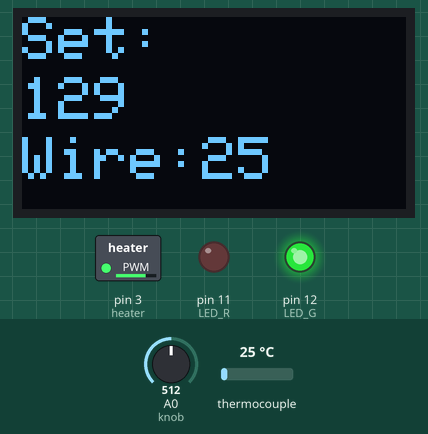
A sketch run on a simulated Arduino Uno, built with avr-gcc and run on an emulated ATmega328P. On the bench: 128×64 one-colour display, switched loads named in the sketch (green lamp = pin HIGH), output pins drawn as LEDs (lit = HIGH). The test bench sets the inputs (shaded band); at power-on: thermocouple 25 °C, A0 (knob) = 512.

Above: at 6.3 s.
6.4 s: thermocouple set to 121 °C
At 7.6 s:
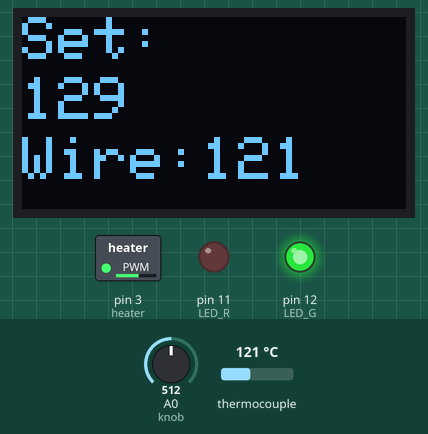
8.0 s: thermocouple set to 127 °C
At 9.2 s:
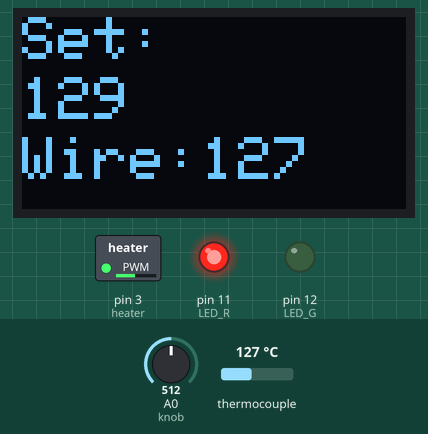
9.7 s: thermocouple set to 137 °C
At 10.8 s:
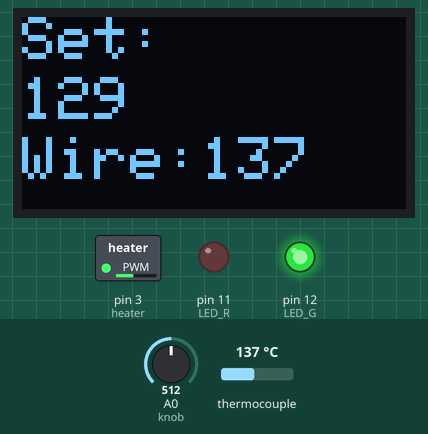
11.3 s: A0 (knob) set to 524
At 12.4 s:
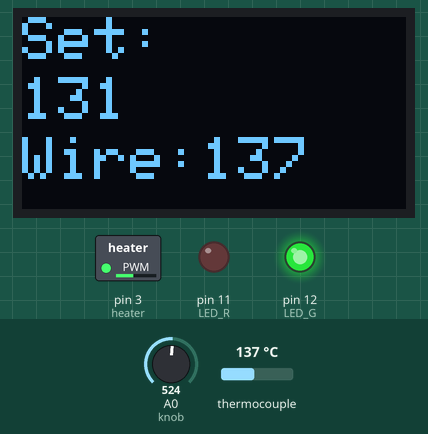
13.0 s: A0 (knob) set to 549
At 14.0 s:
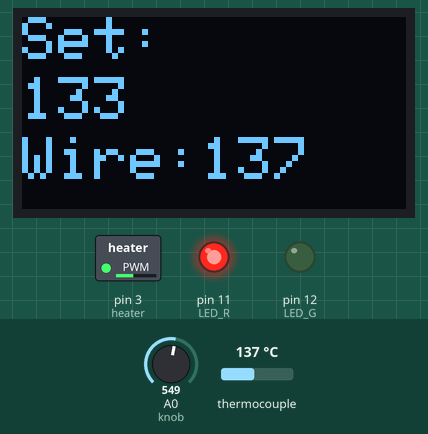
14.7 s: thermocouple set to 225 °C
At 15.8 s:
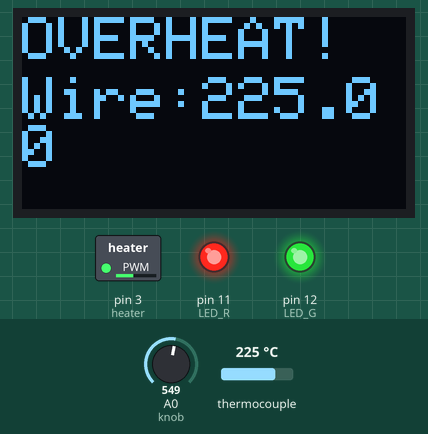
Timing chart, 0 to 18.4 s (numbered marks = the images above; inputs shaded):
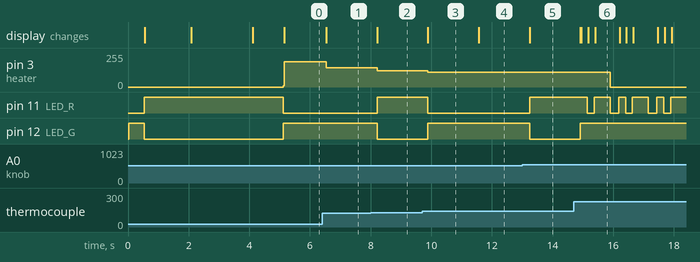

Measured:
- the behaviour switches between 124 and 125 °C on thermocouple (found by bisection; images 1 and 2)
- the behaviour switches between 134 and 135 °C on thermocouple (found by bisection; images 2 and 3)
- the behaviour switches between 532 and 533 on A0 (knob) (found by bisection; images 4 and 5)
- after the input at 6.4 s, pin 3 (heater): 188/255 → 143/255 after 0.14 s; the display: changes after 0.14 s (image 1)
- after the input at 8.0 s, pin 3 (heater): 143/255 → 121/255 after 0.22 s; pin 11 (LED_R): LOW → HIGH after 0.22 s; pin 12 (LED_G): HIGH → LOW after 0.22 s; the display: changes after 0.22 s (image 2)
- after the input at 9.7 s, pin 3 (heater): 121/255 → 110/255 after 0.19 s; pin 11 (LED_R): HIGH → LOW after 0.19 s; pin 12 (LED_G): LOW → HIGH after 0.19 s; the display: changes after 0.19 s (image 3)
- after the input at 11.3 s, the display: changes after 0.27 s (image 4)
- after the input at 13.0 s, pin 11 (LED_R): LOW → HIGH after 0.24 s; pin 12 (LED_G): HIGH → LOW after 0.24 s; the display: changes after 0.24 s (image 5)
- after the input at 14.7 s, pin 3 (heater): 110/255 → 0/255 after 1.2 s; pin 11 (LED_R): HIGH → LOW after 0.45 s, then repeats every 1.3 s: HIGH 0.53 s, LOW 0.28 s, HIGH 0.23 s, LOW 0.23 s; pin 12 (LED_G): LOW → HIGH after 0.22 s; the display: first changes after 0.22 s (image 6 shows a later state)

The sketch:

final_test.ino
```cpp
 /*
 * @author: Dhruv Parikh
 * Date: 25th October 2020
 * Project Title: Acrylic Bending Machine
 * Purpose: Temperature State Feedback and control using P controller
 * Loop Frequency: 4Hz
*/

//Max 6675 Adafruit Library
//Downloaded from https://robojax.com/learn/arduino/?vid=robojax_MAX6675_thermocouple
#include "max6675.h"
#include <Wire.h>
//Also requires Adafruit_BusIO Library - download all from master
#include <Adafruit_GFX.h>
#include <Adafruit_SSD1306.h>

#define SCREEN_WIDTH 128 // OLED display width, in pixels
#define SCREEN_HEIGHT 64 // OLED display height, in pixels

// Declaration for an SSD1306 display connected to I2C (SDA, SCL pins)
Adafruit_SSD1306 display(SCREEN_WIDTH, SCREEN_HEIGHT, &Wire, -1);
//Variable Declarations
//I/Os
#define heater 3
#define LED_R 11
#define LED_G 12

#define knob A0

//Defining MAX6675 Pins
#define SCK 6
#define CS 5
#define SO 4

float temperature; //temperature reading from sensoe
float pwm; //PWM to Motor driver
//Control Parameters
float temp_d = 160; //desired temperature
float error = 0; //Error
float error_i = 0; //Integral Error

/*
Time Values
*/
float start,time_prev,dt;


//display functions
void max_power(float);
void controller_off(float);
void extreme_temp(float);

//PID function block
float PID(float);

//Intro Function
void intro();

//display temperature
void display_temperature(float,float);

//init for thermocouple instance
MAX6675 thermocouple(SCK, CS, SO);


//Intialisation Loop
void setup()
{
  pinMode(heater,OUTPUT);
  pinMode(LED_G,OUTPUT);
  pinMode(LED_R,OUTPUT);
  Serial.begin(9600);
  if(!display.begin(SSD1306_SWITCHCAPVCC, 0x3C)) { // Address 0x3D for 128x64
    Serial.println(F("SSD1306 allocation failed"));
    for(;;);
  }
  digitalWrite(LED_G,HIGH);
  digitalWrite(LED_R,LOW);

  delay(500);
  digitalWrite(LED_G,LOW);
  digitalWrite(LED_R,HIGH);
  temperature = thermocouple.readCelsius();
  intro();
  digitalWrite(LED_G,HIGH);
  digitalWrite(LED_R,LOW);
  analogWrite(heater,10);
}

void loop()
{
      //Finding Loop Frequency
    time_prev = start;
    start = millis();
    dt = (start-time_prev)/1000;

  //Temperature for thermocouple
  temperature = thermocouple.readCelsius();

  //getting temperature from potentiometer
  if(analogRead(knob)<273)
  {
    temp_d = -100;
    controller_off(temperature);
    pwm = 0;
  }
  else if(analogRead(knob)>800){
    temp_d = -100;
    max_power(temperature);
    pwm = 188;
  }
  else{
    temp_d =0.104*analogRead(knob)+76.6;
    error = temp_d - temperature;
    error_i+=error*dt;

    //pwm heater with minimum value 100
    pwm = 110+PID(error,error_i);

    if(abs(PID(error,error_i))>100){
      error_i=0;
    }
    if(pwm>188){
      pwm=188;
    }
    if(pwm<110){
      pwm=110;
    }
    //Displaying on OLED
    display_temperature(temp_d,temperature);
  }
  if(temperature>200){
    pwm = 0;
    extreme_temp(temperature);
  }
  //Writing Values to driver
  analogWrite(heater,pwm);

  if(abs(temperature-temp_d)<5){
    digitalWrite(LED_G,LOW);
    digitalWrite(LED_R,HIGH);
  }
  else{
    digitalWrite(LED_G,HIGH);
    digitalWrite(LED_R,LOW);
  }

  //Delay of 250 ms for matching thermocouple clock speed
  delay(250);
}

float PID(float error,float error_i){
  /*
  PID Params
  Input: Error
  Output: 8-bit PID PWM value from 0,255
  Purpose: Calculates PID from errors, set the gain values
  as requried

  */

  //proportional
  float Kp = 3.75; //0.7;
  float Ki = 0.05;
  if(error<0){
    Kp = 0.5;
  }
  //PID output
  float pid = Kp*error+Ki*error_i;

  //Saturation
  if(pid>=105){
    pid = 105;
  }

  else if(pid<=0){
    pid = 0;
  }

  //Return after saturation signal
  return pid;
}

void intro(){
  display.clearDisplay();
  display.setTextSize(2);
  display.setTextColor(WHITE);
  //X,Y
  display.setCursor(0,20);
  display.println("Welcome...");
  display.display();
  delay(1500);
/*
  display.clearDisplay();
  display.setCursor(0,20);
  display.println("Asthetic");
  display.display();
  delay(750);

  display.clearDisplay();
  display.setCursor(0,20);
  display.println("Precise");
  display.display();
  delay(750);
*/
  display.clearDisplay();
  display.setCursor(0,0);
  display.println("Acrylic");
  display.setCursor(0,20);
  display.println("Bending");
  display.setCursor(0,40);
  display.println("Machine");
  display.display();
  delay(2000);

  display.clearDisplay();
  display.setTextSize(2);
  display.setTextColor(WHITE);
  display.setCursor(0,20);
  display.println("Controller");
  display.setCursor(0,40);
  display.println("ON");
  display.display();
  delay(1000);
}


void display_temperature(float set, float current){
  int cur = (int) current;
  int set_temp = (int) set;
  display.clearDisplay();
  display.setCursor(0, 0);

  // Display static text
  display.println("Set:");
  display.setCursor(0, 20);
  display.println(set_temp);
  display.setCursor(0, 40);
  display.print ("Wire:");
  display.println(cur);
  display.display();
}

void controller_off(float temp){
  display.clearDisplay();
  display.setCursor(0, 0);
  display.println("HEAT OFF");
  display.setCursor(0, 20);
  int disp = (int) temp;
  display.print("Wire:");
  display.println(temp);
  display.display();
}

void max_power(float temp){
  display.clearDisplay();
  display.setCursor(0, 0);
  display.println("MAX POWER");
  display.setCursor(0, 20);
  int disp = (int) temp;
  display.print("Wire:");
  display.println(temp);
  display.display();
}

void extreme_temp(float temp){
  digitalWrite(LED_G,HIGH);
  digitalWrite(LED_R,HIGH);
  display.clearDisplay();
  display.setCursor(0, 0);
  display.println("OVERHEAT!");
  display.display();
  delay(200);
  digitalWrite(LED_G,HIGH);
  digitalWrite(LED_R,LOW);
  display.clearDisplay();
  display.display();
  delay(200);
  digitalWrite(LED_G,HIGH);
  digitalWrite(LED_R,HIGH);

  display.setCursor(0, 0);
  display.println("OVERHEAT!");
  display.setCursor(0, 20);
  int disp = (int) temp;
  display.print("Wire:");
  display.println(temp);
  display.display();
  delay(500);
  digitalWrite(LED_G,HIGH);
  digitalWrite(LED_R,LOW);
}
```
